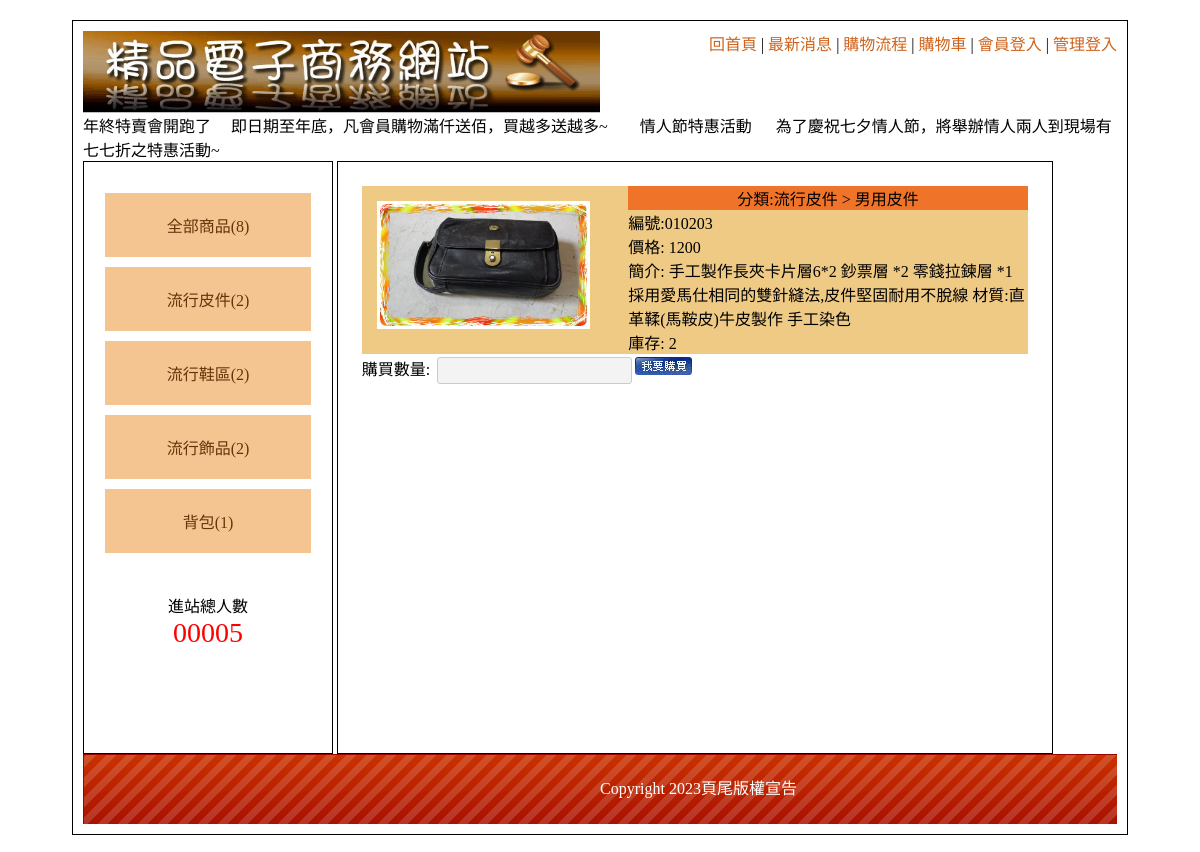
The page /?do=intro&id=1 on the database its author committed.
### tables this page shows
CREATE TABLE `types` (
  `id` int(10) UNSIGNED NOT NULL,
  `name` text NOT NULL,
  `big` int(11) NOT NULL DEFAULT 0
);

CREATE TABLE `goods` (
  `id` int(10) UNSIGNED NOT NULL,
  `no` text NOT NULL,
  `name` text NOT NULL,
  `price` int(11) NOT NULL,
  `stock` int(11) NOT NULL,
  `spec` text NOT NULL,
  `intro` text NOT NULL,
  `img` text NOT NULL,
  `big` int(11) NOT NULL,
  `mid` int(11) NOT NULL,
  `sh` int(11) NOT NULL
);

### controller/DB.php (called while the page is built, shortened)
<?php
    class DB{
        protected $pdo;
        protected $table;
        function __construct($table){
            $this->dsn= "mysql:host=localhost;charset=utf8;dbname=db04";
            $this->pdo=new pdo($this->dsn,'root','');
            $this->table=$table;
        }
        function all(...$arg){
            $sql="select * from $this->table ";
            $sql = $this->sql_all($sql,...$arg);
            return $this->pdo->query($sql)->fetchAll(PDO::FETCH_ASSOC);
        }
        function find($arg){
            $sql="select * from $this->table ";
            $sql = $this->sql_one($sql,$arg);
            return $this->pdo->query($sql)->fetch(PDO::FETCH_ASSOC);
        }
        function count(...$arg){
            $sql="select count(*) from $this->table ";
            $sql = $this->sql_all($sql,...$arg);
            return $this->pdo->query($sql)->fetchColumn();
        }
        protected function a2s($arg){
            foreach($arg as $key=>$value){
                if($key != 'id'){
                    $tmp[]="`$key` = '$value'";
                }
            }
            return $tmp;
        }
        protected function sql_all($sql,...$arg){
            if(isset($arg[0])){
                if(is_array($arg[0])){
                    $tmp=$this->a2s($arg[0]);
                    $sql = $sql . " where " . join("&&",$tmp);
                }else{
                    $sql = $sql . $arg[0];
                }
            }
            return $sql;
        }
        protected function sql_one($sql,$arg){
                if(is_array($arg)){
                    $tmp=$this->a2s($arg);
                    $sql = $sql . " where " . join("&&",$tmp);
                }else{
                    $sql = $sql . " where `id`= $arg";
                }
                return $sql;
        }
    }
?>

### base.php (called while the page is built, shortened)
<?php
include_once __DIR__ . "/controller/Type.php";
$Type=new Type;
$Good=new Good;
?>

### controller/Type.php (the view, shortened to what this page needs)
<?php
include_once "DB.php";
class Type extends DB
{
    function show_nav()
    {
        echo "<div class='big'>";
        $total = (new Good)->count();
        echo " <a href='?do=good'>全部商品({$total})</a>";
        echo "</div>";
        $rows = $this->all(['big' => 0]);
        foreach ($rows as $row) {
            echo "<div class='big'>";
            $total = $this->count(['big' => $row['id']]);
            echo " <a href='#'>{$row['name']}($total)</a>";
            echo "</div>";
        }
    }
}
?>

### view/front/intro.php
<?php
$row=$Good->find($_GET['id']);
?>
<div style="display:flex;margin:3px;flex-wrap:wrap">
                    <div style="width:40%;" class="pp">
                        <img src="./icon/<?= $row['img'] ?>.jpg" width="80%" alt="" style="padding:15px;">
                    </div>
                    <div style="flex-direction:column;width:60%">
                        <div class="tt ct">
                            <?php
                            $big=$Type->find($row['big']);
                            $mid=$Type->find($row['mid']);
                            ?>
                         分類:<?=$big['name'];?> >  <?= $mid['name']; ?>
                        </div>
                        <div class="pp">
                            編號:<?= $row['no']; ?>
                        </div>
                        <div class="pp">價格:
                            <?= $row['price']; ?>
                        </div>
                        <div class="pp">簡介:
                            <?= $row['intro']; ?>
                        </div>
                        <div class="pp">庫存:
                            <?= $row['stock']; ?>
                        </div>
                    </div>
                    <div>
                        購買數量: <input type="number" name="count" id="count"><img src="./icon/0402.jpg" alt="" onclick="buy()">
                    </div>
                </div>

### css/css.css (style rules this page uses)
body { font-family:"微軟正黑體"; }
#left a { display:block; padding:20px 5px 20px 5px; text-decoration:none; background:#F4C591; margin:10px auto 10px auto; color:#65350A; }
.ct { text-align:center; }
.tt { background:#EF7429; }
.pp { background:#EFCA85; }
input[type=text],input[type=password],input[type=submit],button,.button,input[type=reset],input[type=button],select，textarea,input[type=number] { background:#F3F3F3; border:#CCC 1px solid; border-radius:3px; padding:5px 8px 5px 8px; text-decoration:none; margin:3px; color:#333; }

### rows shown on the page
types: name "流行皮件", total "2"
types: name "流行鞋區", id "2"
types: name "流行飾品", total "2"
types: name "背包", total "1"
goods: img (picture), no "010203", price "1200", intro "手工製作長夾卡片層6*2 鈔票層 *2 零錢拉鍊層 *1 採用愛馬仕相同的雙針縫法,皮件堅固耐用不脫線 材質:直革鞣(馬鞍皮)牛皮製作 手工染色", stock "2"
types: name "男用皮件"

### other values the page prints
$total "8"
